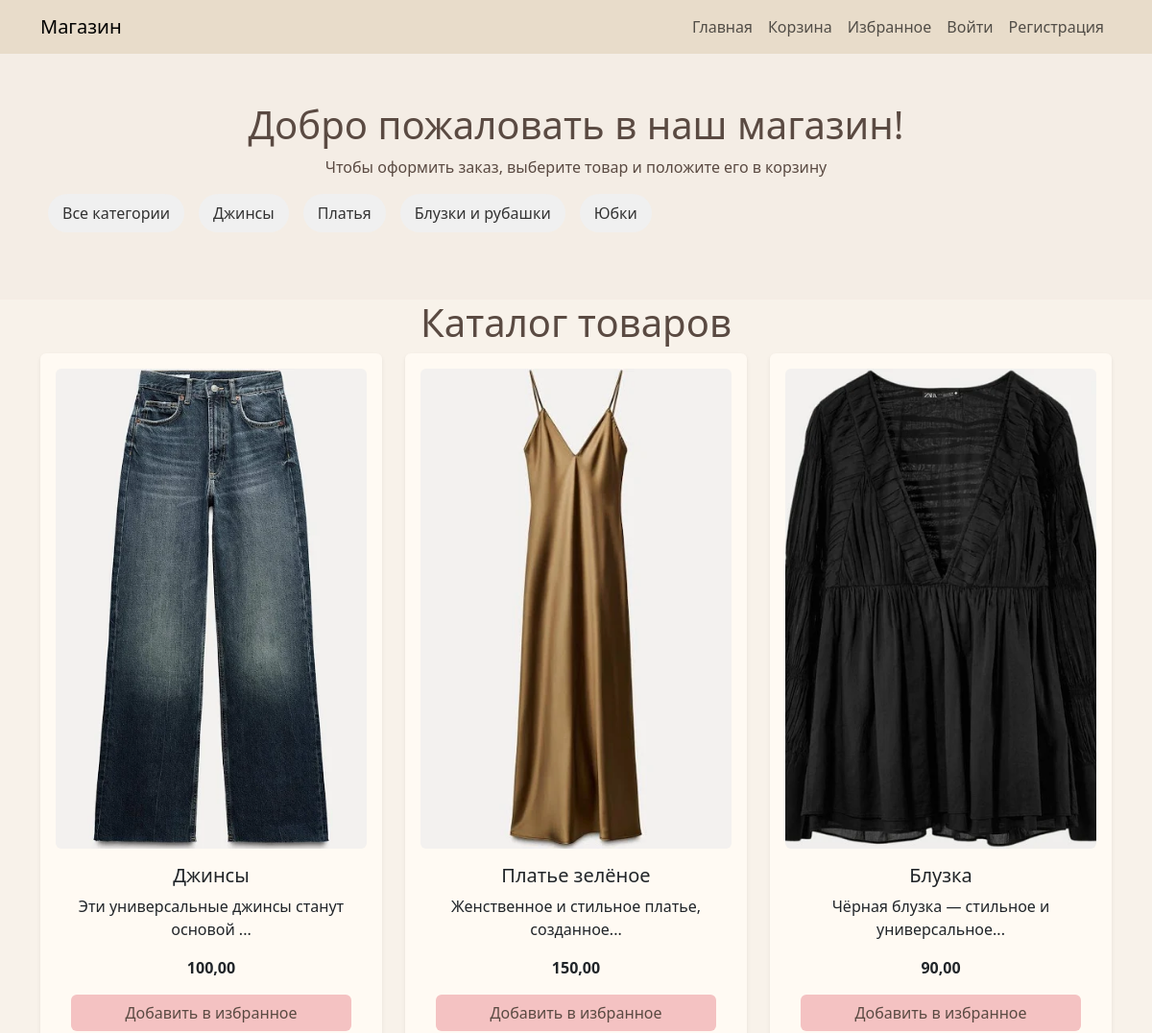
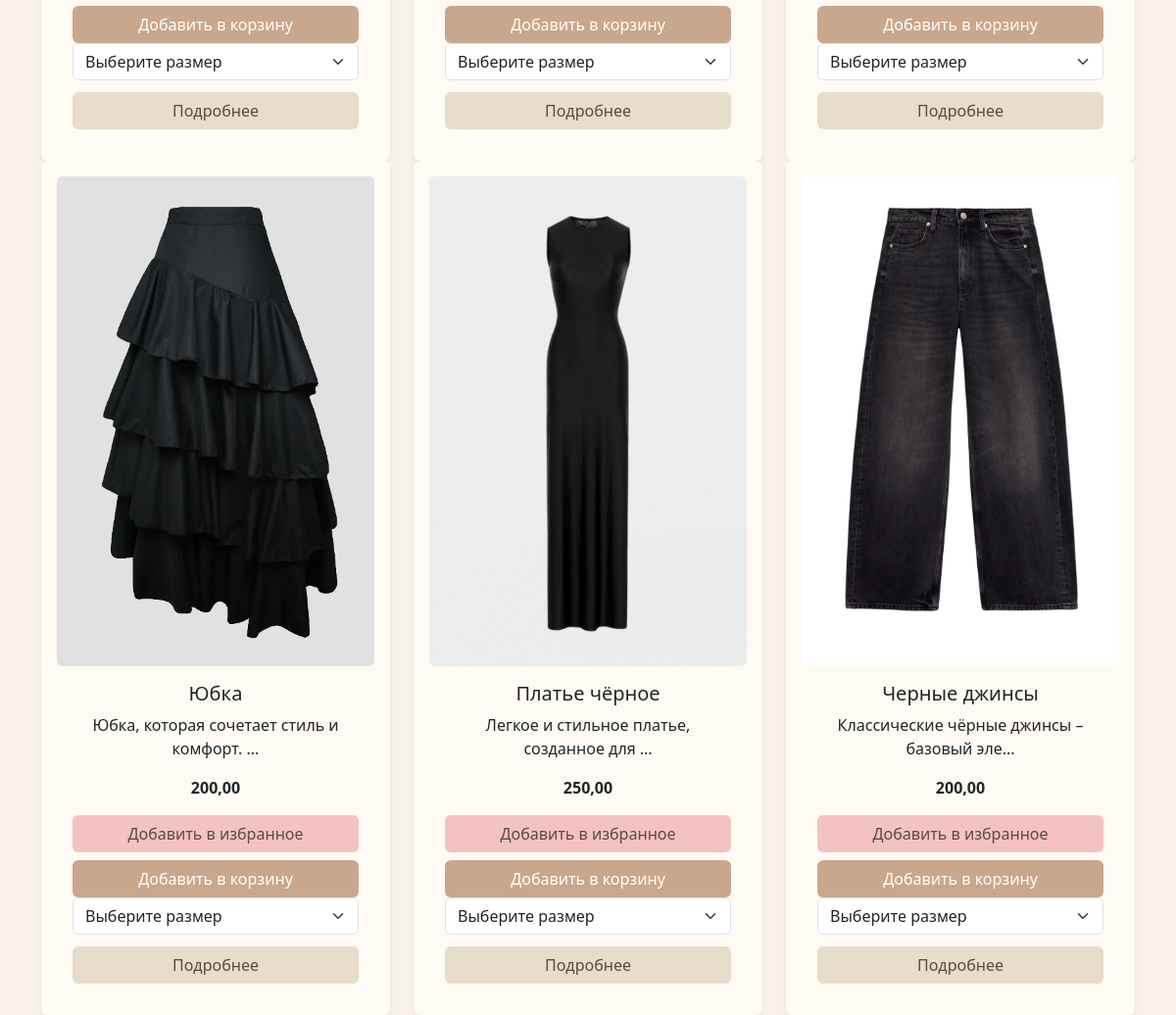
The page / on the database its author committed (2 pictures, top to bottom).
### store/models.py (models this page shows, shortened)
class Category(models.Model):
    name = models.CharField(
        max_length=100,
        verbose_name='Название категории',
    )

class Product(models.Model):
    name = models.CharField(
        max_length=100,
        verbose_name='Название товара',
    )
    price = models.DecimalField(
        max_digits=10,
        decimal_places=2,
    )
    description = models.CharField(
        max_length=500,
        verbose_name='Описание товара',
    )
    category = models.ForeignKey(
        Category,
        on_delete=models.CASCADE,
        related_name='products',
        verbose_name='Категория'
    )
    article = models.UUIDField(
        verbose_name='Артикул',
        unique=True,
        blank=True,
        default=uuid.uuid4,
    )

class ProductImage(models.Model):
    product = models.ForeignKey(Product, on_delete=models.CASCADE, related_name='images', null=True, blank=True)
    image = models.ImageField(
        upload_to='notes_images/%Y/%m/%d/',
        verbose_name='Изображение',
        height_field='height',
        width_field='width',
        null=True,
        blank=True,
    )
    height = models.PositiveIntegerField(null=True, blank=True)
    width = models.PositiveIntegerField(null=True, blank=True)
    uploaded_at = models.DateTimeField(auto_now_add=True, null=True, blank=True)

### store/views.py (the view)
# urls.py: path('', views.HomeView.as_view(), name='base'),
class HomeView(generic.ListView):
    model = Product
    context_object_name = 'products'
    def get_queryset(self):
        category_id = self.request.GET.get('category')
        queryset = Product.objects.filter(Q(category_id=category_id) if category_id else Q())
        for product in queryset:
            if len(product.description) > 40:
                product.description = product.description[:40] + '...'
        return queryset
    def get_context_data(self, **kwargs):
        context = super().get_context_data(**kwargs)
        user = self.request.user
        if user.is_authenticated:
            context['favorited_products'] = Favorite.objects.filter(user=user).values_list('product_id', flat=True)
            context['products_in_cart'] = CartItem.objects.filter(user=user).values_list('product_id', flat=True)
        else:
            context['favorited_products'] = None
            context['products_in_cart'] = None
        context['categories'] =  Category.objects.all()
        context['sizes'] = Size.objects.all()
        context['form'] = ChooseSizeForm()
        return context

### store/forms.py
class ChooseSizeForm(forms.Form):
    size = forms.ModelChoiceField(
        queryset=Size.objects.all(),
        empty_label="Выберите размер",
        widget=forms.Select(attrs={'class': 'form-control'}),
        label="Размер"
    )

### store/templates/store/product_list.html (shortened to what this page needs)
 {% extends "base.html" %}
{% block content %}
<div class="hero">
    <h1>Добро пожаловать в наш магазин!</h1>
    <p>Чтобы оформить заказ, выберите товар и положите его в корзину</p>
    <div class="categories">
        <a href="{% url 'base' %}" class="category-item">Все категории</a>
        {% for category in categories %}
            <a href="?category={{ category.id }}" class="category-item">{{ category.name }}</a>
        {% endfor %}
    </div>
</div>
<h1 align="center">Каталог товаров</h1>
{% if products %}
    <div class="container">
        <div class="row text-center">
            {% for product in products %}
            <div class="col-md-4">
                <div class="card p-3 shadow-sm rounded">
                    {% if product.images.first %}
                        <img src="{{ product.images.first.image.url }}" class="card-img-top rounded" alt="{{ product.name }}"
                             style="object-fit: cover; height: 500px;">
                    {% endif %}
                    <div class="card-body">
                        <h5 class="card-title">{{ product.name }}</h5>
                        <p class="card-text">{{ product.description }}</p>
                        <p class="card-text"><strong>{{ product.price }}</strong></p>
                        <div class="d-flex flex-column gap-2">
                            <form method="POST" action="{% url 'toggle_favorite' pk=product.pk %}">
                                <button type="submit" class="btn btn-favorite w-100">
                                    {% if product.pk in favorited_products %}
                                        Удалить из избранного
                                    {% else %}
                                        Добавить в избранное
                                    {% endif %}
                                </button>
                            </form>
                            {% if product.pk not in products_in_cart or not user.is_authenticated %}
                            <form method="POST" action="{% url 'add_to_cart' pk=product.pk %}" class="d-flex flex-column ">
                                <button type="submit" class="btn btn-buy w-100">
                                    Добавить в корзину
                                </button>
                                <div class="mt-0 p-0">
                                    <select name="size" id="size-{{ product.pk }}" class="form-select" required>
                                        <option value="" selected disabled>Выберите размер</option>
                                    </select>
                                </div>
                            </form>
                            {% else %}
                            <a href="{% url 'cartitem_list' %}" class="btn btn-already-in-cart w-100 py-3">
                                Ваш товар уже ожидает Вас в корзине
                            </a>
                            {% endif %}
                            <a href="{% url 'product_detail' pk=product.pk %}" class="btn btn-details w-100 mt-1">
                                Подробнее
                            </a>
                        </div>
                    </div>
                </div>
            </div>
            {% endfor %}
        </div>
    </div>
{% endif %}
{% endblock %}

### store/templates/base.html (shortened to what this page needs)
<!DOCTYPE html>
<html lang="ru">
<head>
    <link rel="stylesheet" href="https://cdn.jsdelivr.net/npm/bootstrap@5.3.0/dist/css/bootstrap.min.css">
</head>
<body>
    <nav class="navbar navbar-expand-lg">
        <div class="container">
            <a class="navbar-brand" href="#">Магазин</a>
            <div class="collapse navbar-collapse">
                <ul class="navbar-nav ms-auto">
                    <li class="nav-item"><a class="nav-link" href="{% url 'base' %}">Главная</a></li>
                    <li class="nav-item"><a class="nav-link" href="{% url 'cartitem_list' %}">Корзина</a></li>
                    <li class="nav-item"><a class="nav-link" href="{% url 'product_favorite_list' %}">Избранное</a></li>
                    {% if user.is_authenticated %}
                        <li class="nav-item"><a class="nav-link" href="{% url 'profile' %}">Профиль</a></li>
                        <li class="nav-item">
                            <form action="{% url 'logout' %}" method="post">
                                {% csrf_token %}
                                <button type="submit" class="btn nav-link" >Выйти</button>
                            </form>
                        </li>
                    {% else %}
                        <li class="nav-item"><a class="nav-link" href="{% url 'login' %}">Войти</a></li>
                        <li class="nav-item"><a class="nav-link" href="{% url 'signup' %}">Регистрация</a></li>
                    {% endif %}
                </ul>
            </div>
        </div>
    </nav>
    {% block content %}{% endblock %}
</body>
</html>

### store/templates/base.html (style rules this page uses)
body { background-color: #f8f2ea; color: #5a4a42; }
.navbar { background-color: #e8dcca; }
.hero { text-align: center; padding: 50px; background-color: #f4ede5; }
.card { height: 100%; display: flex; flex-direction: column; justify-content: space-between; border: none; background-color: #fffaf3; }
.card-body { flex-grow: 1; display: flex; flex-direction: column; justify-content: space-between; }
.btn-buy { background-color: #c9a78c; color: white; min-width: 120px; }
.categories { display: flex; gap: 15px; flex-wrap: wrap; margin-bottom: 20px; }
.category-item { padding: 8px 15px; background-color: #f0f0f0; border-radius: 20px; color: #333; text-decoration: none; cursor: pointer; }
.btn-favorite { background-color: #f4c2c2; color: #5a4a42; }
.btn-details { background-color: #e8dcca; color: #5a4a42; }

### rows shown on the page
Category: name "Джинсы"
Category: name "Платья"
Category: name "Блузки и рубашки"
Category: name "Юбки"
Product: images.first.image (picture), name "Джинсы", description "Эти универсальные джинсы станут основой ...", price "100,00", shows "Добавить в избранное"
Product: images.first.image (picture), name "Платье зелёное", description "Женственное и стильное платье, созданное...", price "150,00", shows "Добавить в избранное"
Product: images.first.image (picture), name "Блузка", description "Чёрная блузка — стильное и универсальное...", price "90,00", shows "Добавить в избранное"
Product: images.first.image (picture), name "Юбка", description "Юбка, которая сочетает стиль и комфорт. ...", price "200,00", shows "Добавить в избранное"
Product: images.first.image (picture), name "Платье чёрное", description "Легкое и стильное платье, созданное для ...", price "250,00", shows "Добавить в избранное"
Product: images.first.image (picture), name "Черные джинсы", description "Классические чёрные джинсы – базовый эле...", price "200,00", shows "Добавить в избранное"
